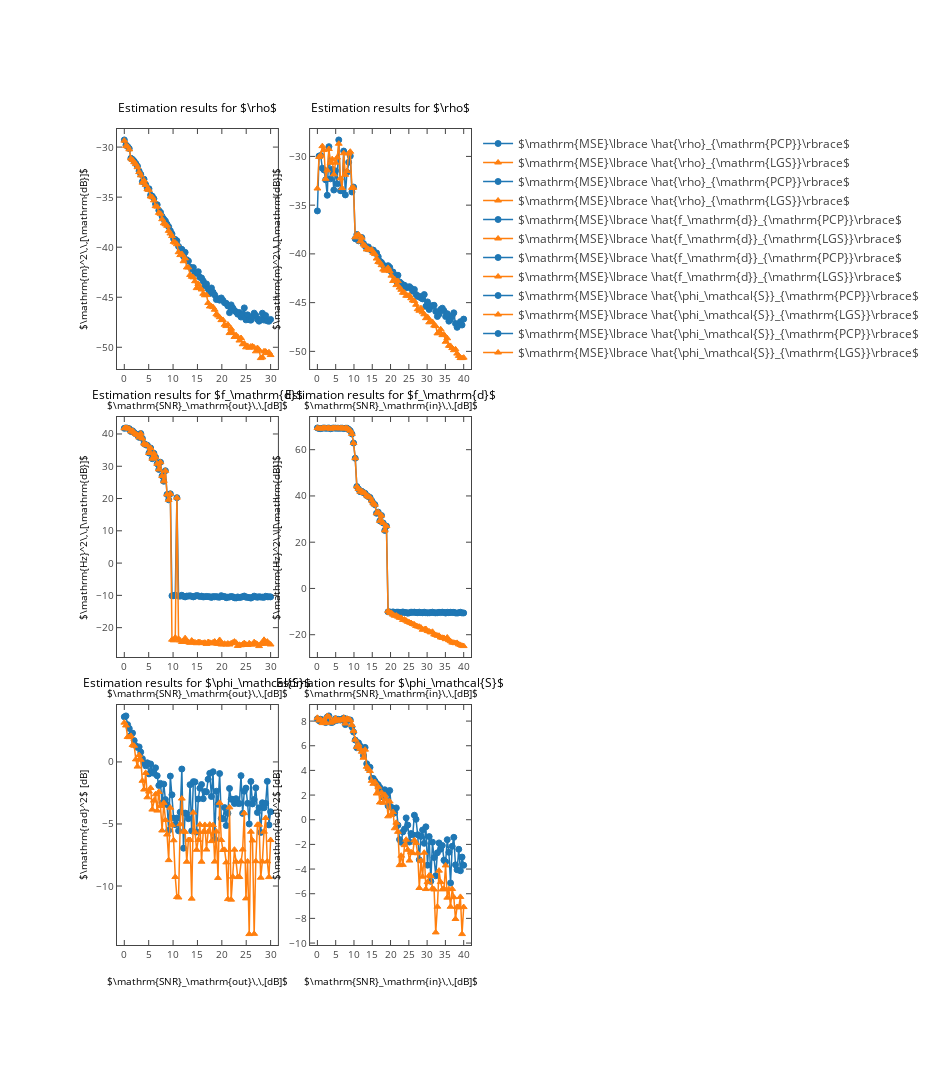

Notebook code for this chart:
### Markdown cell above
### Plotting

### Code cell
run_plots_vs_SNRs = True

def plots_vs_SNRs( ):
    # Load data from npz files
    ( delta_0, T_m, T_sampling, nrof_samples, SNR_out,  nrof_MCs, f_d_error_out, phase_s_error_out,
      rho_error_out ) = itemgetter( 'delta_0', 'T_m', 'T_sampling', 'nrof_samples', 'SNR_out', 'nrof_MCs',
      'f_d_error', 'phase_s_error', 'rho_error' )( np.load( "plots/vs_SNR_out_randomized.npz" ) )
    
    ( SNR_in, f_d_error_in, phase_s_error_in, rho_error_in ) = itemgetter( 'SNR_in', 'f_d_error', 
     'phase_s_error', 'rho_error' )( np.load( "plots/vs_SNR_in_randomized.npz" ) )

    print( "Plotting results for delta_0 = %E, T_m = %E, T_sampling = %E"%( delta_0, T_m, T_sampling ) + 
           ", and nrof_samples = %f "%( nrof_samples ) +
           "with %d Monte Carlo repetitions per SNR combination."%( nrof_MCs ) + 
           " All other physical parameters were randomized.")

    # Set up figure
    plt.figure( figsize = [13,15] )
    # Set styles for PCP, LGS and GGS
    styles = ['o-', '^-' ]

    # Performance in estimating rho
    # Set up labels for MC results
    labels = [r"$\mathrm{MSE}\lbrace \hat{\rho}_{\mathrm{PCP}}\rbrace$",
              r"$\mathrm{MSE}\lbrace \hat{\rho}_{\mathrm{LGS}}\rbrace$"]
    # vs SNR_out
    plt.subplot( 321 )
    # Plot MC results
    for idx in range( len( styles ) ):
        plt.plot( SNR_out, rho_error_out[idx,:], styles[idx], label = labels[idx] )
    # Set axis labels, title and legend
    plt.xlabel( r"$\mathrm{SNR}_\mathrm{out}\,\,[dB]$" )
    plt.ylabel( r"$\mathrm{m}^2\,\,[\mathrm{dB}]$" )
    plt.title(  r"Estimation results for $\rho$" )
    plt.legend( )
    # vs SNR_in
    plt.subplot( 322 )
    # Plot MC results
    for idx in range( len( styles ) ):
        plt.plot( SNR_in, rho_error_in[idx,:], styles[idx], label = labels[idx] )
    # Set axis labels, title and legend
    plt.xlabel( r"$\mathrm{SNR}_\mathrm{in}\,\,[dB]$" )
    plt.ylabel( r"$\mathrm{m}^2\,\,[\mathrm{dB}]$" )
    plt.title(  r"Estimation results for $\rho$" )
    plt.legend( )


    # Performance in estimating f_d
    # Set up labels for MC results
    labels = [r"$\mathrm{MSE}\lbrace \hat{f_\mathrm{d}}_{\mathrm{PCP}}\rbrace$",
              r"$\mathrm{MSE}\lbrace \hat{f_\mathrm{d}}_{\mathrm{LGS}}\rbrace$"]
    # vs SNR_out
    plt.subplot( 323 )
    # Plot MC results
    for idx in range( len( styles ) ):
        plt.plot( SNR_out, f_d_error_out[idx,:], styles[idx], label = labels[idx] )
    # Set axis labels, title and legend
    plt.xlabel( r"$\mathrm{SNR}_\mathrm{out}\,\,[dB]$" )
    plt.ylabel( r"$\mathrm{Hz}^2\,\,[\mathrm{dB}]$" )
    plt.title(  r"Estimation results for $f_\mathrm{d}$" )
    plt.legend( )
    # vs SNR_in
    plt.subplot( 324 )
    # Plot MC results
    for idx in range( len( styles ) ):
        plt.plot( SNR_in, f_d_error_in[idx,:], styles[idx], label = labels[idx] )
    # Set axis labels, title and legend
    plt.xlabel( r"$\mathrm{SNR}_\mathrm{in}\,\,[dB]$" )
    plt.ylabel( r"$\mathrm{Hz}^2\,\,[\mathrm{dB}]$" )
    plt.title(  r"Estimation results for $f_\mathrm{d}$" )
    plt.legend( )


    # Performance in estimating phase_s
    # Set up labels for MC results
    labels = [r"$\mathrm{MSE}\lbrace \hat{\phi_\mathcal{S}}_{\mathrm{PCP}}\rbrace$",
              r"$\mathrm{MSE}\lbrace \hat{\phi_\mathcal{S}}_{\mathrm{LGS}}\rbrace$"]
    # vs SNR_out
    plt.subplot( 325 )
    # Plot MC results
    for idx in range( len( styles ) ):
        plt.plot( SNR_out, phase_s_error_out[idx,:], styles[idx], label = labels[idx] )
    # Set axis labels, title and legend
    plt.xlabel( r"$\mathrm{SNR}_\mathrm{out}\,\,[dB]$" )
    plt.ylabel( r"$\mathrm{rad}^2$ [dB]" )
    plt.title( r"Estimation results for $\phi_\mathcal{S}$" )
    plt.legend( )
    # vs SNR_in
    plt.subplot( 326 )
    # Plot MC results
    for idx in range( len( styles ) ):
        plt.plot( SNR_in, phase_s_error_in[idx,:], styles[idx], label = labels[idx] )
    # Set axis labels, title and legend
    plt.xlabel( r"$\mathrm{SNR}_\mathrm{in}\,\,[dB]$" )
    plt.ylabel( r"$\mathrm{rad}^2$ [dB]" )
    plt.title( r"Estimation results for $\phi_\mathcal{S}$" )
    plt.legend( )

    if export_to_latex:
        tikz_save( "plots/vs_SNRs_randomized.tex" )

    if interactive:
        mpl_to_pltly( plt.gcf( ) )
    else:
        plt.show( )

if run_plots_vs_SNRs:
    plots_vs_SNRs( )

### Figure 1 — Plotly figure (JSON) as saved in the notebook; plotly's stock layout.template omitted (floating-point values rounded to 4 significant figures)
{"data": [{"line": {"color": "rgba (31, 119, 180, 1)", "dash": "solid", "width": 1.5}, "marker": {"color": "#1F77B4", "line": {"color": "#1F77B4", "width": 1}, "opacity": 1, "size": 6, "symbol": "circle"}, "mode": "lines+markers", "name": "$\\mathrm{MSE}\\lbrace \\hat{\\rho}_{\\mathrm{PCP}}\\rbrace$", "type": "scatter", "uid": "778e4d75-88fe-4dbe-bb7c-25ea213b3459", "x": [0, 0.3371, 0.6742, 1.011, 1.348, 1.685, 2.022, 2.36, 2.697, 3.034, 3.371, 3.708, 4.045, 4.382, 4.719, 5.056, 5.393, 5.73, 6.067, 6.404, 6.742, 7.079, 7.416, 7.753, 8.09, 8.427, 8.764, 9.101, 9.438, 9.775, 10.11, 10.45, 10.79, 11.12, 11.46, 11.8, 12.13, 12.47, 12.81, 13.15, 13.48, 13.82, 14.16, 14.49, 14.83, 15.17, 15.51, 15.84, 16.18, 16.52, 16.85, 17.19, 17.53, 17.87, 18.2, 18.54, 18.88, 19.21, 19.55, 19.89, 20.22, 20.56, 20.9, 21.24, 21.57, 21.91, 22.25, 22.58, 22.92, 23.26, 23.6, 23.93, 24.27, 24.61, 24.94, 25.28, 25.62, 25.96, 26.29, 26.63, 26.97, 27.3, 27.64, 27.98, 28.31, 28.65, 28.99, 29.33, 29.66, 30], "xaxis": "x", "y": [-29.28, -29.8, -29.95, -30.15, -31.12, -31.23, -31.42, -31.64, -31.91, -32.4, -32.72, -33.45, -33.21, -33.75, -34.15, -34.16, -34.8, -34.9, -35.15, -35.69, -35.76, -36.33, -36.51, -36.93, -37.2, -37.38, -37.7, -37.96, -38.35, -38.67, -39.16, -39.23, -39.37, -39.92, -40.37, -40.21, -40.91, -40.51, -41.26, -41.39, -41.99, -42.19, -42.04, -42.59, -42.61, -42.45, -43.0, -43.08, -43.37, -43.86, -43.68, -44.17, -44.63, -44.07, -44.5, -44.77, -45.23, -45.16, -45.29, -45.07, -45.32, -45.55, -45.61, -45.87, -46.54, -45.76, -46.07, -46.32, -46.46, -46.69, -46.53, -46.98, -46.7, -46.06, -47.26, -46.76, -47.25, -47.29, -46.93, -46.59, -46.81, -47.21, -47.39, -47.19, -46.6, -47.28, -46.83, -47.36, -47.4, -47.22], "yaxis": "y"}, {"line": {"color": "rgba (255, 127, 14, 1)", "dash": "solid", "width": 1.5}, "marker": {"color": "#FF7F0E", "line": {"color": "#FF7F0E", "width": 1}, "opacity": 1, "size": 6, "symbol": "triangle-up"}, "mode": "lines+markers", "name": "$\\mathrm{MSE}\\lbrace \\hat{\\rho}_{\\mathrm{LGS}}\\rbrace$", "type": "scatter", "uid": "c794ca38-a177-42ee-856b-2562d186a54b", "x": [0, 0.3371, 0.6742, 1.011, 1.348, 1.685, 2.022, 2.36, 2.697, 3.034, 3.371, 3.708, 4.045, 4.382, 4.719, 5.056, 5.393, 5.73, 6.067, 6.404, 6.742, 7.079, 7.416, 7.753, 8.09, 8.427, 8.764, 9.101, 9.438, 9.775, 10.11, 10.45, 10.79, 11.12, 11.46, 11.8, 12.13, 12.47, 12.81, 13.15, 13.48, 13.82, 14.16, 14.49, 14.83, 15.17, 15.51, 15.84, 16.18, 16.52, 16.85, 17.19, 17.53, 17.87, 18.2, 18.54, 18.88, 19.21, 19.55, 19.89, 20.22, 20.56, 20.9, 21.24, 21.57, 21.91, 22.25, 22.58, 22.92, 23.26, 23.6, 23.93, 24.27, 24.61, 24.94, 25.28, 25.62, 25.96, 26.29, 26.63, 26.97, 27.3, 27.64, 27.98, 28.31, 28.65, 28.99, 29.33, 29.66, 30], "xaxis": "x", "y": [-29.36, -29.89, -29.95, -30.23, -31.14, -31.29, -31.51, -31.71, -32.01, -32.5, -32.82, -33.55, -33.34, -33.79, -34.22, -34.27, -34.93, -35.01, -35.32, -35.9, -35.95, -36.57, -36.66, -37.21, -37.61, -37.71, -37.86, -38.37, -38.63, -38.89, -39.47, -39.55, -39.71, -40.5, -40.79, -40.67, -41.4, -41.12, -42.02, -42.02, -42.77, -42.95, -43.02, -43.4, -44.09, -43.66, -44.07, -44.23, -44.66, -44.81, -44.78, -45.57, -45.92, -45.9, -45.99, -46.25, -46.7, -46.83, -47.0, -47.29, -47.27, -47.75, -47.88, -47.73, -48.58, -48.14, -48.56, -48.96, -48.79, -48.97, -49.33, -49.07, -49.7, -49.63, -50.01, -49.87, -50.05, -49.92, -49.91, -50.02, -50.4, -50.07, -50.26, -51.08, -51.0, -50.4, -50.42, -50.58, -50.5, -50.78], "yaxis": "y"}, {"line": {"color": "rgba (31, 119, 180, 1)", "dash": "solid", "width": 1.5}, "marker": {"color": "#1F77B4", "line": {"color": "#1F77B4", "width": 1}, "opacity": 1, "size": 6, "symbol": "circle"}, "mode": "lines+markers", "name": "$\\mathrm{MSE}\\lbrace \\hat{\\rho}_{\\mathrm{PCP}}\\rbrace$", "type": "scatter", "uid": "0f63ca80-2265-4f8e-a39c-6743cc06111e", "x": [0, 0.4494, 0.8989, 1.348, 1.798, 2.247, 2.697, 3.146, 3.596, 4.045, 4.494, 4.944, 5.393, 5.843, 6.292, 6.742, 7.191, 7.64, 8.09, 8.539, 8.989, 9.438, 9.888, 10.34, 10.79, 11.24, 11.69, 12.13, 12.58, 13.03, 13.48, 13.93, 14.38, 14.83, 15.28, 15.73, 16.18, 16.63, 17.08, 17.53, 17.98, 18.43, 18.88, 19.33, 19.78, 20.22, 20.67, 21.12, 21.57, 22.02, 22.47, 22.92, 23.37, 23.82, 24.27, 24.72, 25.17, 25.62, 26.07, 26.52, 26.97, 27.42, 27.87, 28.31, 28.76, 29.21, 29.66, 30.11, 30.56, 31.01, 31.46, 31.91, 32.36, 32.81, 33.26, 33.71, 34.16, 34.61, 35.06, 35.51, 35.96, 36.4, 36.85, 37.3, 37.75, 38.2, 38.65, 39.1, 39.55, 40], "xaxis": "x2", "y": [-35.59, -29.97, -29.91, -31.22, -31.39, -32.4, -33.98, -29.0, -32.3, -31.33, -33.45, -31.47, -32.81, -28.31, -33.51, -33.52, -29.45, -33.95, -31.63, -30.6, -29.96, -33.65, -33.14, -38.45, -38.01, -38.66, -38.38, -38.32, -38.93, -39.19, -39.44, -39.29, -39.51, -39.66, -39.61, -39.92, -39.91, -40.28, -40.75, -40.89, -41.14, -41.31, -41.3, -41.21, -41.38, -41.83, -41.85, -42.19, -42.79, -42.19, -42.88, -43.04, -43.18, -43.22, -43.47, -43.42, -43.36, -43.53, -43.8, -43.65, -44.16, -44.36, -44.35, -44.52, -44.62, -44.17, -45.37, -44.93, -45.7, -45.4, -45.31, -45.27, -45.9, -46.42, -46.19, -45.7, -45.57, -45.84, -46.43, -46.14, -46.9, -46.7, -46.35, -46.05, -47.15, -47.53, -47.31, -46.95, -47.3, -46.69], "yaxis": "y2"}, {"line": {"color": "rgba (255, 127, 14, 1)", "dash": "solid", "width": 1.5}, "marker": {"color": "#FF7F0E", "line": {"color": "#FF7F0E", "width": 1}, "opacity": 1, "size": 6, "symbol": "triangle-up"}, "mode": "lines+markers", "name": "$\\mathrm{MSE}\\lbrace \\hat{\\rho}_{\\mathrm{LGS}}\\rbrace$", "type": "scatter", "uid": "0af8a23a-6623-4d60-a074-d4a9b8338475", "x": [0, 0.4494, 0.8989, 1.348, 1.798, 2.247, 2.697, 3.146, 3.596, 4.045, 4.494, 4.944, 5.393, 5.843, 6.292, 6.742, 7.191, 7.64, 8.09, 8.539, 8.989, 9.438, 9.888, 10.34, 10.79, 11.24, 11.69, 12.13, 12.58, 13.03, 13.48, 13.93, 14.38, 14.83, 15.28, 15.73, 16.18, 16.63, 17.08, 17.53, 17.98, 18.43, 18.88, 19.33, 19.78, 20.22, 20.67, 21.12, 21.57, 22.02, 22.47, 22.92, 23.37, 23.82, 24.27, 24.72, 25.17, 25.62, 26.07, 26.52, 26.97, 27.42, 27.87, 28.31, 28.76, 29.21, 29.66, 30.11, 30.56, 31.01, 31.46, 31.91, 32.36, 32.81, 33.26, 33.71, 34.16, 34.61, 35.06, 35.51, 35.96, 36.4, 36.85, 37.3, 37.75, 38.2, 38.65, 39.1, 39.55, 40], "xaxis": "x2", "y": [-33.29, -30.05, -29.9, -28.95, -29.35, -32.3, -31.43, -29.24, -30.66, -30.28, -31.84, -30.64, -30.12, -28.7, -32.24, -33.25, -29.67, -31.89, -31.49, -29.7, -29.52, -33.23, -33.2, -38.3, -38.11, -38.02, -38.72, -38.33, -39.03, -39.17, -39.55, -39.5, -39.62, -39.56, -39.89, -40.02, -40.48, -40.82, -40.89, -41.16, -41.61, -41.73, -41.62, -41.44, -41.76, -42.23, -42.78, -42.59, -43.2, -42.79, -43.46, -43.68, -43.98, -43.97, -44.29, -44.29, -44.25, -44.55, -44.78, -44.84, -45.22, -45.67, -45.83, -45.57, -45.99, -46.2, -46.59, -46.48, -47.02, -46.92, -46.98, -47.36, -47.41, -48.16, -48.04, -47.73, -48.34, -48.27, -49.01, -48.66, -49.43, -49.44, -49.66, -49.88, -49.78, -50.23, -50.46, -50.69, -50.69, -50.64], "yaxis": "y2"}, {"line": {"color": "rgba (31, 119, 180, 1)", "dash": "solid", "width": 1.5}, "marker": {"color": "#1F77B4", "line": {"color": "#1F77B4", "width": 1}, "opacity": 1, "size": 6, "symbol": "circle"}, "mode": "lines+markers", "name": "$\\mathrm{MSE}\\lbrace \\hat{f_\\mathrm{d}}_{\\mathrm{PCP}}\\rbrace$", "type": "scatter", "uid": "ae685932-f134-484b-8b6d-7e5846d5c987", "x": [0, 0.3371, 0.6742, 1.011, 1.348, 1.685, 2.022, 2.36, 2.697, 3.034, 3.371, 3.708, 4.045, 4.382, 4.719, 5.056, 5.393, 5.73, 6.067, 6.404, 6.742, 7.079, 7.416, 7.753, 8.09, 8.427, 8.764, 9.101, 9.438, 9.775, 10.11, 10.45, 10.79, 11.12, 11.46, 11.8, 12.13, 12.47, 12.81, 13.15, 13.48, 13.82, 14.16, 14.49, 14.83, 15.17, 15.51, 15.84, 16.18, 16.52, 16.85, 17.19, 17.53, 17.87, 18.2, 18.54, 18.88, 19.21, 19.55, 19.89, 20.22, 20.56, 20.9, 21.24, 21.57, 21.91, 22.25, 22.58, 22.92, 23.26, 23.6, 23.93, 24.27, 24.61, 24.94, 25.28, 25.62, 25.96, 26.29, 26.63, 26.97, 27.3, 27.64, 27.98, 28.31, 28.65, 28.99, 29.33, 29.66, 30], "xaxis": "x3", "y": [41.76, 41.87, 41.78, 41.65, 40.78, 40.99, 40.42, 39.99, 39.7, 38.95, 40.13, 38.61, 37.03, 36.65, 36.5, 34.1, 35.65, 32.34, 34.01, 32.78, 30.76, 29.02, 31.24, 27.01, 25.35, 28.62, 21.27, 19.6, 21.46, -10.14, -10.11, -9.926, 20.26, -10.22, -10.23, -9.959, -10.31, -10.47, -10.22, -10.23, -10.14, -10.3, -10.47, -10.26, -10.05, -10.17, -10.35, -10.23, -10.48, -10.42, -10.34, -10.4, -10.42, -10.63, -10.39, -10.45, -10.39, -10.54, -10.55, -10.08, -10.38, -10.35, -10.72, -10.56, -10.51, -10.37, -10.45, -10.75, -10.8, -10.49, -10.67, -10.57, -10.4, -10.21, -10.56, -10.61, -10.69, -10.84, -10.58, -10.24, -10.44, -10.6, -10.41, -10.52, -10.55, -10.6, -10.28, -10.43, -10.44, -10.46], "yaxis": "y3"}, {"line": {"color": "rgba (255, 127, 14, 1)", "dash": "solid", "width": 1.5}, "marker": {"color": "#FF7F0E", "line": {"color": "#FF7F0E", "width": 1}, "opacity": 1, "size": 6, "symbol": "triangle-up"}, "mode": "lines+markers", "name": "$\\mathrm{MSE}\\lbrace \\hat{f_\\mathrm{d}}_{\\mathrm{LGS}}\\rbrace$", "type": "scatter", "uid": "5ccc6b5b-e964-44dd-9b6f-6e685f81859a", "x": [0, 0.3371, 0.6742, 1.011, 1.348, 1.685, 2.022, 2.36, 2.697, 3.034, 3.371, 3.708, 4.045, 4.382, 4.719, 5.056, 5.393, 5.73, 6.067, 6.404, 6.742, 7.079, 7.416, 7.753, 8.09, 8.427, 8.764, 9.101, 9.438, 9.775, 10.11, 10.45, 10.79, 11.12, 11.46, 11.8, 12.13, 12.47, 12.81, 13.15, 13.48, 13.82, 14.16, 14.49, 14.83, 15.17, 15.51, 15.84, 16.18, 16.52, 16.85, 17.19, 17.53, 17.87, 18.2, 18.54, 18.88, 19.21, 19.55, 19.89, 20.22, 20.56, 20.9, 21.24, 21.57, 21.91, 22.25, 22.58, 22.92, 23.26, 23.6, 23.93, 24.27, 24.61, 24.94, 25.28, 25.62, 25.96, 26.29, 26.63, 26.97, 27.3, 27.64, 27.98, 28.31, 28.65, 28.99, 29.33, 29.66, 30], "xaxis": "x3", "y": [41.76, 41.88, 41.78, 41.65, 40.78, 40.98, 40.42, 39.99, 39.71, 38.95, 40.13, 38.61, 37.03, 36.65, 36.5, 34.1, 35.65, 32.35, 34.02, 32.78, 30.76, 29.02, 31.24, 27.0, 25.33, 28.61, 21.26, 19.6, 21.46, -23.73, -23.94, -23.07, 20.27, -23.46, -23.98, -24.42, -24.42, -23.26, -24.18, -24.5, -24.71, -24.0, -24.43, -24.58, -24.83, -24.47, -24.52, -24.8, -24.73, -24.66, -25.03, -24.46, -24.64, -24.89, -24.58, -24.29, -24.89, -25.03, -23.82, -25.21, -25.16, -24.97, -25.24, -24.93, -25.22, -24.86, -24.64, -24.32, -24.67, -25.66, -25.3, -25.46, -25.17, -24.78, -25.21, -25.37, -24.85, -25.23, -25.21, -24.49, -24.85, -25.18, -25.71, -25.06, -24.91, -23.78, -25.0, -24.33, -24.9, -25.22], "yaxis": "y3"}, {"line": {"color": "rgba (31, 119, 180, 1)", "dash": "solid", "width": 1.5}, "marker": {"color": "#1F77B4", "line": {"color": "#1F77B4", "width": 1}, "opacity": 1, "size": 6, "symbol": "circle"}, "mode": "lines+markers", "name": "$\\mathrm{MSE}\\lbrace \\hat{f_\\mathrm{d}}_{\\mathrm{PCP}}\\rbrace$", "type": "scatter", "uid": "f35f3495-d66b-4c42-bc9c-d0574a300a65", "x": [0, 0.4494, 0.8989, 1.348, 1.798, 2.247, 2.697, 3.146, 3.596, 4.045, 4.494, 4.944, 5.393, 5.843, 6.292, 6.742, 7.191, 7.64, 8.09, 8.539, 8.989, 9.438, 9.888, 10.34, 10.79, 11.24, 11.69, 12.13, 12.58, 13.03, 13.48, 13.93, 14.38, 14.83, 15.28, 15.73, 16.18, 16.63, 17.08, 17.53, 17.98, 18.43, 18.88, 19.33, 19.78, 20.22, 20.67, 21.12, 21.57, 22.02, 22.47, 22.92, 23.37, 23.82, 24.27, 24.72, 25.17, 25.62, 26.07, 26.52, 26.97, 27.42, 27.87, 28.31, 28.76, 29.21, 29.66, 30.11, 30.56, 31.01, 31.46, 31.91, 32.36, 32.81, 33.26, 33.71, 34.16, 34.61, 35.06, 35.51, 35.96, 36.4, 36.85, 37.3, 37.75, 38.2, 38.65, 39.1, 39.55, 40], "xaxis": "x4", "y": [69.41, 69.15, 69.11, 69.27, 69.38, 69.25, 69.28, 69.37, 69.07, 69.29, 69.37, 69.3, 69.29, 69.26, 69.28, 69.34, 69.13, 69.25, 69.3, 68.82, 68.19, 66.82, 62.88, 56.31, 44.06, 42.99, 41.85, 42.02, 41.41, 41.15, 40.19, 39.7, 39.33, 38.02, 36.85, 36.2, 32.49, 32.99, 29.22, 31.53, 28.31, 25.09, 26.96, -10.11, -10.13, -10.44, -10.13, -10.43, -10.29, -10.24, -10.39, -10.4, -10.16, -10.39, -10.44, -10.68, -10.51, -10.25, -10.35, -10.23, -10.44, -10.47, -10.25, -10.46, -10.51, -10.26, -10.5, -10.55, -10.53, -10.43, -10.25, -10.49, -10.56, -10.49, -10.3, -10.44, -10.25, -10.36, -10.64, -10.29, -10.48, -10.3, -10.41, -10.33, -10.6, -10.64, -10.51, -10.28, -10.58, -10.59], "yaxis": "y4"}, {"line": {"color": "rgba (255, 127, 14, 1)", "dash": "solid", "width": 1.5}, "marker": {"color": "#FF7F0E", "line": {"color": "#FF7F0E", "width": 1}, "opacity": 1, "size": 6, "symbol": "triangle-up"}, "mode": "lines+markers", "name": "$\\mathrm{MSE}\\lbrace \\hat{f_\\mathrm{d}}_{\\mathrm{LGS}}\\rbrace$", "type": "scatter", "uid": "d57bb146-9619-418f-abb5-f70671707c6d", "x": [0, 0.4494, 0.8989, 1.348, 1.798, 2.247, 2.697, 3.146, 3.596, 4.045, 4.494, 4.944, 5.393, 5.843, 6.292, 6.742, 7.191, 7.64, 8.09, 8.539, 8.989, 9.438, 9.888, 10.34, 10.79, 11.24, 11.69, 12.13, 12.58, 13.03, 13.48, 13.93, 14.38, 14.83, 15.28, 15.73, 16.18, 16.63, 17.08, 17.53, 17.98, 18.43, 18.88, 19.33, 19.78, 20.22, 20.67, 21.12, 21.57, 22.02, 22.47, 22.92, 23.37, 23.82, 24.27, 24.72, 25.17, 25.62, 26.07, 26.52, 26.97, 27.42, 27.87, 28.31, 28.76, 29.21, 29.66, 30.11, 30.56, 31.01, 31.46, 31.91, 32.36, 32.81, 33.26, 33.71, 34.16, 34.61, 35.06, 35.51, 35.96, 36.4, 36.85, 37.3, 37.75, 38.2, 38.65, 39.1, 39.55, 40], "xaxis": "x4", "y": [69.41, 69.15, 69.11, 69.27, 69.38, 69.25, 69.28, 69.37, 69.07, 69.29, 69.37, 69.3, 69.3, 69.26, 69.28, 69.34, 69.13, 69.25, 69.3, 68.82, 68.19, 66.82, 62.88, 56.31, 44.07, 42.99, 41.85, 42.02, 41.41, 41.15, 40.19, 39.7, 39.34, 38.02, 36.85, 36.2, 32.49, 32.99, 29.22, 31.53, 28.31, 25.09, 26.96, -9.679, -10.5, -10.57, -11.34, -11.78, -11.72, -12.22, -12.65, -12.72, -13.59, -13.44, -13.92, -14.43, -14.69, -14.96, -15.36, -15.6, -16.2, -16.44, -16.57, -16.93, -17.84, -17.69, -17.53, -18.38, -18.59, -19.02, -18.74, -19.89, -20.09, -20.42, -20.45, -21.17, -21.34, -21.4, -21.92, -21.19, -22.36, -22.81, -23.4, -23.45, -23.67, -23.53, -24.16, -24.41, -24.79, -24.92], "yaxis": "y4"}, {"line": {"color": "rgba (31, 119, 180, 1)", "dash": "solid", "width": 1.5}, "marker": {"color": "#1F77B4", "line": {"color": "#1F77B4", "width": 1}, "opacity": 1, "size": 6, "symbol": "circle"}, "mode": "lines+markers", "name": "$\\mathrm{MSE}\\lbrace \\hat{\\phi_\\mathcal{S}}_{\\mathrm{PCP}}\\rbrace$", "type": "scatter", "uid": "1f8a64b5-427b-4add-b31b-b0b8cdff4e5a", "x": [0, 0.3371, 0.6742, 1.011, 1.348, 1.685, 2.022, 2.36, 2.697, 3.034, 3.371, 3.708, 4.045, 4.382, 4.719, 5.056, 5.393, 5.73, 6.067, 6.404, 6.742, 7.079, 7.416, 7.753, 8.09, 8.427, 8.764, 9.101, 9.438, 9.775, 10.11, 10.45, 10.79, 11.12, 11.46, 11.8, 12.13, 12.47, 12.81, 13.15, 13.48, 13.82, 14.16, 14.49, 14.83, 15.17, 15.51, 15.84, 16.18, 16.52, 16.85, 17.19, 17.53, 17.87, 18.2, 18.54, 18.88, 19.21, 19.55, 19.89, 20.22, 20.56, 20.9, 21.24, 21.57, 21.91, 22.25, 22.58, 22.92, 23.26, 23.6, 23.93, 24.27, 24.61, 24.94, 25.28, 25.62, 25.96, 26.29, 26.63, 26.97, 27.3, 27.64, 27.98, 28.31, 28.65, 28.99, 29.33, 29.66, 30], "xaxis": "x5", "y": [3.631, 3.709, 3.005, 2.702, 2.144, 2.322, 1.725, 1.301, 1.168, 1.208, 0.7924, 0.2638, -0.06925, -0.3172, -0.06978, -0.9661, -0.1642, -0.821, -0.914, -0.4726, -1.114, -1.899, -1.729, -3.299, -1.788, -3.029, -3.436, -5.516, -1.143, -2.648, -4.526, -5.057, -4.525, -5.553, -4.046, -0.5727, -6.951, -4.122, -4.176, -4.571, -1.833, -5.557, -1.588, -1.608, -5.642, -2.988, -2.116, -1.82, -2.964, -2.386, -2.417, -1.395, -0.9188, -2.788, -0.7885, -6.233, -2.358, -3.41, -0.9371, -4.559, -4.584, -3.678, -5.129, -4.145, -2.136, -3.007, -3.016, -3.349, -2.963, -3.333, -3.356, -1.104, -4.147, -2.36, -2.109, -3.336, -4.996, -1.574, -3.383, -3.025, -2.088, -4.078, -3.699, -5.678, -3.288, -3.694, -3.336, -1.566, -5.077, -4.017], "yaxis": "y5"}, {"line": {"color": "rgba (255, 127, 14, 1)", "dash": "solid", "width": 1.5}, "marker": {"color": "#FF7F0E", "line": {"color": "#FF7F0E", "width": 1}, "opacity": 1, "size": 6, "symbol": "triangle-up"}, "mode": "lines+markers", "name": "$\\mathrm{MSE}\\lbrace \\hat{\\phi_\\mathcal{S}}_{\\mathrm{LGS}}\\rbrace$", "type": "scatter", "uid": "319bf6da-4e8a-4333-a839-297be388afd8", "x": [0, 0.3371, 0.6742, 1.011, 1.348, 1.685, 2.022, 2.36, 2.697, 3.034, 3.371, 3.708, 4.045, 4.382, 4.719, 5.056, 5.393, 5.73, 6.067, 6.404, 6.742, 7.079, 7.416, 7.753, 8.09, 8.427, 8.764, 9.101, 9.438, 9.775, 10.11, 10.45, 10.79, 11.12, 11.46, 11.8, 12.13, 12.47, 12.81, 13.15, 13.48, 13.82, 14.16, 14.49, 14.83, 15.17, 15.51, 15.84, 16.18, 16.52, 16.85, 17.19, 17.53, 17.87, 18.2, 18.54, 18.88, 19.21, 19.55, 19.89, 20.22, 20.56, 20.9, 21.24, 21.57, 21.91, 22.25, 22.58, 22.92, 23.26, 23.6, 23.93, 24.27, 24.61, 24.94, 25.28, 25.62, 25.96, 26.29, 26.63, 26.97, 27.3, 27.64, 27.98, 28.31, 28.65, 28.99, 29.33, 29.66, 30], "xaxis": "x5", "y": [3.166, 2.937, 2.011, 1.996, 2.097, 1.361, 1.305, 0.2042, -0.3767, 0.5584, 0.1765, -1.519, -2.227, -0.8907, -2.85, -2.387, -2.096, -3.839, -3.116, -2.606, -3.921, -2.417, -3.544, -5.525, -3.299, -4.684, -5.85, -7.913, -3.688, -5.074, -6.314, -9.271, -10.88, -10.92, -5.019, -2.954, -5.598, -5.633, -8.043, -6.293, -6.293, -11.02, -4.085, -5.655, -7.08, -6.282, -5.049, -8.042, -5.643, -5.075, -7.061, -5.63, -5.05, -6.383, -5.095, -8.033, -5.61, -9.348, -3.296, -6.291, -7.092, -7.085, -8.095, -11.05, -3.659, -11.1, -9.252, -7.071, -8.038, -9.281, -9.265, -8.018, -7.061, -4.124, -11.0, -8.027, -13.87, -5.625, -6.328, -13.86, -7.999, -5.065, -5.062, -9.327, -8.025, -5.621, -4.516, -8.014, -9.28, -6.293], "yaxis": "y5"}, {"line": {"color": "rgba (31, 119, 180, 1)", "dash": "solid", "width": 1.5}, "marker": {"color": "#1F77B4", "line": {"color": "#1F77B4", "width": 1}, "opacity": 1, "size": 6, "symbol": "circle"}, "mode": "lines+markers", "name": "$\\mathrm{MSE}\\lbrace \\hat{\\phi_\\mathcal{S}}_{\\mathrm{PCP}}\\rbrace$", "type": "scatter", "uid": "1b873b82-8094-422d-b5c1-90fcf4aa01e7", "x": [0, 0.4494, 0.8989, 1.348, 1.798, 2.247, 2.697, 3.146, 3.596, 4.045, 4.494, 4.944, 5.393, 5.843, 6.292, 6.742, 7.191, 7.64, 8.09, 8.539, 8.989, 9.438, 9.888, 10.34, 10.79, 11.24, 11.69, 12.13, 12.58, 13.03, 13.48, 13.93, 14.38, 14.83, 15.28, 15.73, 16.18, 16.63, 17.08, 17.53, 17.98, 18.43, 18.88, 19.33, 19.78, 20.22, 20.67, 21.12, 21.57, 22.02, 22.47, 22.92, 23.37, 23.82, 24.27, 24.72, 25.17, 25.62, 26.07, 26.52, 26.97, 27.42, 27.87, 28.31, 28.76, 29.21, 29.66, 30.11, 30.56, 31.01, 31.46, 31.91, 32.36, 32.81, 33.26, 33.71, 34.16, 34.61, 35.06, 35.51, 35.96, 36.4, 36.85, 37.3, 37.75, 38.2, 38.65, 39.1, 39.55, 40], "xaxis": "x6", "y": [8.185, 8.035, 8.151, 8.005, 8.092, 7.88, 8.334, 8.419, 7.898, 7.89, 7.976, 8.194, 8.059, 8.144, 8.08, 8.135, 8.242, 7.717, 8.165, 8.072, 8.088, 7.526, 7.112, 6.458, 5.835, 6.239, 5.982, 5.659, 5.202, 5.864, 4.541, 4.148, 4.256, 3.349, 3.344, 3.133, 2.941, 2.825, 2.605, 2.438, 1.849, 2.428, 2.126, 1.124, 2.368, 1.014, 0.8887, 0.566, 0.9598, -0.4389, -1.609, -1.829, -0.9853, -0.7511, 0.1497, -0.4317, -1.807, -1.117, -1.228, 0.3679, 0.03471, -1.219, -3.244, -1.355, -0.8322, -1.915, -0.5759, -3.684, -1.368, -4.994, -1.821, -3.069, -4.546, -2.681, -1.879, -2.393, -2.089, -3.276, -3.413, -1.618, -2.64, -5.128, -2.155, -1.428, -3.657, -4.061, -2.397, -4.136, -3.028, -3.691], "yaxis": "y6"}, {"line": {"color": "rgba (255, 127, 14, 1)", "dash": "solid", "width": 1.5}, "marker": {"color": "#FF7F0E", "line": {"color": "#FF7F0E", "width": 1}, "opacity": 1, "size": 6, "symbol": "triangle-up"}, "mode": "lines+markers", "name": "$\\mathrm{MSE}\\lbrace \\hat{\\phi_\\mathcal{S}}_{\\mathrm{LGS}}\\rbrace$", "type": "scatter", "uid": "b3faaf0e-32e9-4585-ac62-b7791142190f", "x": [0, 0.4494, 0.8989, 1.348, 1.798, 2.247, 2.697, 3.146, 3.596, 4.045, 4.494, 4.944, 5.393, 5.843, 6.292, 6.742, 7.191, 7.64, 8.09, 8.539, 8.989, 9.438, 9.888, 10.34, 10.79, 11.24, 11.69, 12.13, 12.58, 13.03, 13.48, 13.93, 14.38, 14.83, 15.28, 15.73, 16.18, 16.63, 17.08, 17.53, 17.98, 18.43, 18.88, 19.33, 19.78, 20.22, 20.67, 21.12, 21.57, 22.02, 22.47, 22.92, 23.37, 23.82, 24.27, 24.72, 25.17, 25.62, 26.07, 26.52, 26.97, 27.42, 27.87, 28.31, 28.76, 29.21, 29.66, 30.11, 30.56, 31.01, 31.46, 31.91, 32.36, 32.81, 33.26, 33.71, 34.16, 34.61, 35.06, 35.51, 35.96, 36.4, 36.85, 37.3, 37.75, 38.2, 38.65, 39.1, 39.55, 40], "xaxis": "x6", "y": [8.267, 8.044, 8.123, 7.836, 8.081, 7.837, 8.404, 8.354, 7.871, 7.945, 8.002, 8.23, 8.034, 8.075, 8.081, 8.06, 8.265, 7.799, 8.181, 8.161, 8.064, 7.682, 7.205, 6.487, 5.906, 6.085, 5.751, 5.513, 5.029, 5.681, 4.296, 4.134, 3.951, 3.153, 2.913, 3.054, 2.125, 2.67, 1.4, 2.2, 1.372, 2.015, 1.629, 0.2751, 1.476, 0.3901, 0.6145, -0.6909, -0.2377, -0.9829, -3.683, -2.915, -3.657, -2.062, -1.618, -2.437, -3.311, -2.636, -2.704, -1.672, -1.878, -2.718, -5.535, -3.322, -4.618, -2.675, -5.622, -5.059, -4.526, -4.563, -5.567, -5.656, -9.138, -7.05, -4.129, -5.058, -5.652, -5.595, -3.705, -6.319, -5.632, -7.057, -5.614, -6.283, -8.049, -7.071, -7.112, -6.26, -9.273, -7.081], "yaxis": "y6"}], "layout": {"annotations": [{"font": {"color": "#000000", "size": 12}, "showarrow": false, "text": "Estimation results for $\\rho$", "x": 0.2271, "xanchor": "center", "xref": "paper", "y": 1.014, "yanchor": "bottom", "yref": "paper"}, {"font": {"color": "#000000", "size": 12}, "showarrow": false, "text": "Estimation results for $\\rho$", "x": 0.7721, "xanchor": "center", "xref": "paper", "y": 1.014, "yanchor": "bottom", "yref": "paper"}, {"font": {"color": "#000000", "size": 12}, "showarrow": false, "text": "Estimation results for $f_\\mathrm{d}$", "x": 0.2271, "xanchor": "center", "xref": "paper", "y": 0.6613, "yanchor": "bottom", "yref": "paper"}, {"font": {"color": "#000000", "size": 12}, "showarrow": false, "text": "Estimation results for $f_\\mathrm{d}$", "x": 0.7721, "xanchor": "center", "xref": "paper", "y": 0.6613, "yanchor": "bottom", "yref": "paper"}, {"font": {"color": "#000000", "size": 12}, "showarrow": false, "text": "Estimation results for $\\phi_\\mathcal{S}$", "x": 0.2271, "xanchor": "center", "xref": "paper", "y": 0.3086, "yanchor": "bottom", "yref": "paper"}, {"font": {"color": "#000000", "size": 12}, "showarrow": false, "text": "Estimation results for $\\phi_\\mathcal{S}$", "x": 0.7721, "xanchor": "center", "xref": "paper", "y": 0.3086, "yanchor": "bottom", "yref": "paper"}], "autosize": false, "height": 1080, "hovermode": "closest", "margin": {"b": 135, "l": 117, "pad": 0, "r": 93, "t": 129}, "showlegend": true, "width": 936, "xaxis": {"anchor": "y", "domain": [0, 0.4545], "mirror": "ticks", "nticks": 9, "range": [-1.5, 31.5], "showgrid": false, "showline": true, "side": "bottom", "tickfont": {"size": 10}, "ticks": "inside", "title": {"font": {"color": "#000000", "size": 10}, "text": "$\\mathrm{SNR}_\\mathrm{out}\\,\\,[dB]$"}, "type": "linear", "zeroline": false}, "xaxis2": {"anchor": "y2", "domain": [0.5455, 1], "mirror": "ticks", "nticks": 11, "range": [-2, 42], "showgrid": false, "showline": true, "side": "bottom", "tickfont": {"size": 10}, "ticks": "inside", "title": {"font": {"color": "#000000", "size": 10}, "text": "$\\mathrm{SNR}_\\mathrm{in}\\,\\,[dB]$"}, "type": "linear", "zeroline": false}, "xaxis3": {"anchor": "y3", "domain": [0, 0.4545], "mirror": "ticks", "nticks": 9, "range": [-1.5, 31.5], "showgrid": false, "showline": true, "side": "bottom", "tickfont": {"size": 10}, "ticks": "inside", "title": {"font": {"color": "#000000", "size": 10}, "text": "$\\mathrm{SNR}_\\mathrm{out}\\,\\,[dB]$"}, "type": "linear", "zeroline": false}, "xaxis4": {"anchor": "y4", "domain": [0.5455, 1], "mirror": "ticks", "nticks": 11, "range": [-2, 42], "showgrid": false, "showline": true, "side": "bottom", "tickfont": {"size": 10}, "ticks": "inside", "title": {"font": {"color": "#000000", "size": 10}, "text": "$\\mathrm{SNR}_\\mathrm{in}\\,\\,[dB]$"}, "type": "linear", "zeroline": false}, "xaxis5": {"anchor": "y5", "domain": [0, 0.4545], "mirror": "ticks", "nticks": 9, "range": [-1.5, 31.5], "showgrid": false, "showline": true, "side": "bottom", "tickfont": {"size": 10}, "ticks": "inside", "title": {"font": {"color": "#000000", "size": 10}, "text": "$\\mathrm{SNR}_\\mathrm{out}\\,\\,[dB]$"}, "type": "linear", "zeroline": false}, "xaxis6": {"anchor": "y6", "domain": [0.5455, 1], "mirror": "ticks", "nticks": 11, "range": [-2, 42], "showgrid": false, "showline": true, "side": "bottom", "tickfont": {"size": 10}, "ticks": "inside", "title": {"font": {"color": "#000000", "size": 10}, "text": "$\\mathrm{SNR}_\\mathrm{in}\\,\\,[dB]$"}, "type": "linear", "zeroline": false}, "yaxis": {"anchor": "x", "domain": [0.7059, 1], "mirror": "ticks", "nticks": 7, "range": [-52.17, -28.19], "showgrid": false, "showline": true, "side": "left", "tickfont": {"size": 10}, "ticks": "inside", "title": {"font": {"color": "#000000", "size": 10}, "text": "$\\mathrm{m}^2\\,\\,[\\mathrm{dB}]$"}, "type": "linear", "zeroline": false}, "yaxis2": {"anchor": "x2", "domain": [0.7059, 1], "mirror": "ticks", "nticks": 7, "range": [-51.81, -27.19], "showgrid": false, "showline": true, "side": "left", "tickfont": {"size": 10}, "ticks": "inside", "title": {"font": {"color": "#000000", "size": 10}, "text": "$\\mathrm{m}^2\\,\\,[\\mathrm{dB}]$"}, "type": "linear", "zeroline": false}, "yaxis3": {"anchor": "x3", "domain": [0.3529, 0.6471], "mirror": "ticks", "nticks": 9, "range": [-29.09, 45.26], "showgrid": false, "showline": true, "side": "left", "tickfont": {"size": 10}, "ticks": "inside", "title": {"font": {"color": "#000000", "size": 10}, "text": "$\\mathrm{Hz}^2\\,\\,[\\mathrm{dB}]$"}, "type": "linear", "zeroline": false}, "yaxis4": {"anchor": "x4", "domain": [0.3529, 0.6471], "mirror": "ticks", "nticks": 7, "range": [-29.64, 74.13], "showgrid": false, "showline": true, "side": "left", "tickfont": {"size": 10}, "ticks": "inside", "title": {"font": {"color": "#000000", "size": 10}, "text": "$\\mathrm{Hz}^2\\,\\,[\\mathrm{dB}]$"}, "type": "linear", "zeroline": false}, "yaxis5": {"anchor": "x5", "domain": [0, 0.2941], "mirror": "ticks", "nticks": 9, "range": [-14.75, 4.588], "showgrid": false, "showline": true, "side": "left", "tickfont": {"size": 10}, "ticks": "inside", "title": {"font": {"color": "#000000", "size": 10}, "text": "$\\mathrm{rad}^2$ [dB]"}, "type": "linear", "zeroline": false}, "yaxis6": {"anchor": "x6", "domain": [0, 0.2941], "mirror": "ticks", "nticks": 10, "range": [-10.16, 9.304], "showgrid": false, "showline": true, "side": "left", "tickfont": {"size": 10}, "ticks": "inside", "title": {"font": {"color": "#000000", "size": 10}, "text": "$\\mathrm{rad}^2$ [dB]"}, "type": "linear", "zeroline": false}}}
